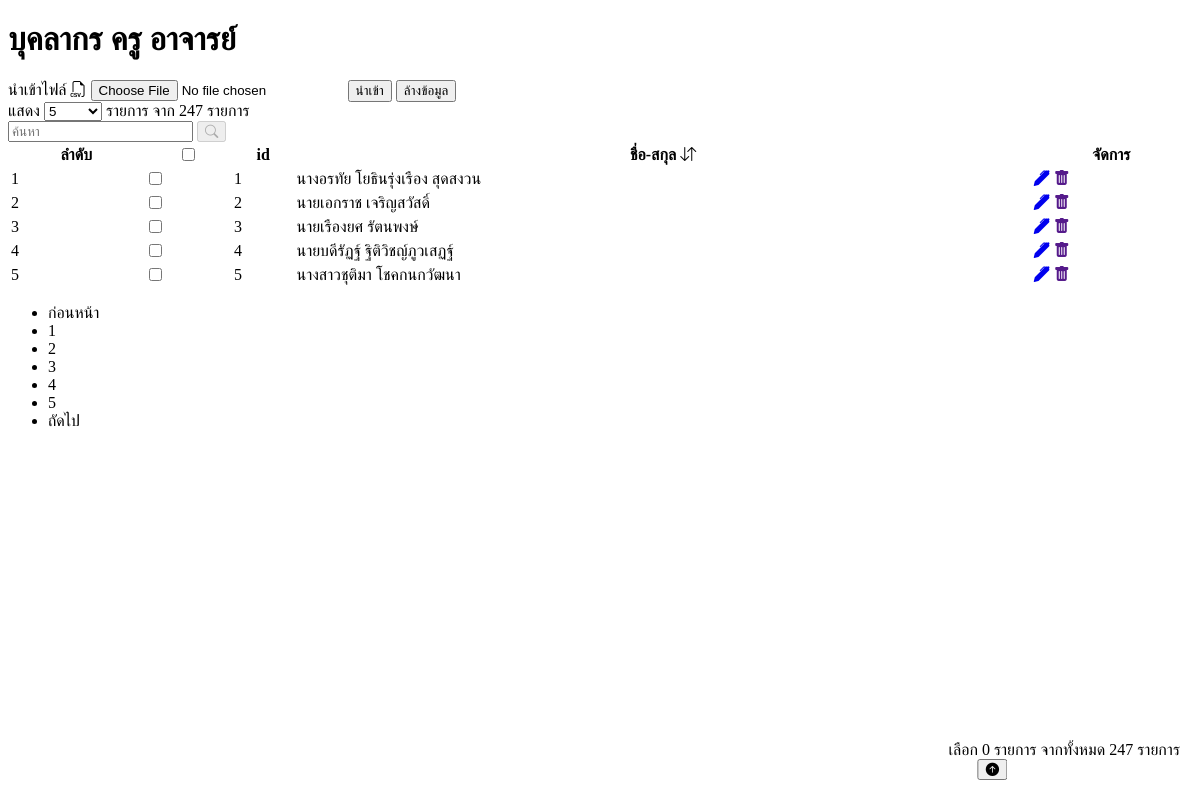
/admin/unUsed/teacher.php, run on the app's committed database.
### tables this page shows
CREATE TABLE `teacher` (
  `teacher_id` int(11) NOT NULL,
  `name` varchar(30) NOT NULL,
  `surname` varchar(30) DEFAULT NULL
);

### admin/unUsed/teacher.php (the view, shortened to what this page needs)
<?php
include '../connect.php';
if (isset($_GET['keyword'])) {
    $keyword = $_GET['keyword'];
    $sql = "SELECT teacher_id, CONCAT(name,' ',surname) as teacher_name from teacher
            WHERE teacher_id LIKE '%$keyword%' OR CONCAT(name, ' ', surname) LIKE '%$keyword%'";
    $result = $con->query($sql);
    $sql = "SELECT COUNT(CONCAT(name, ' ', surname)) AS total
            FROM teacher
            WHERE CONCAT(name, ' ', surname) LIKE '%$keyword%';";
    $result_count = $con->query($sql);
    $row_count = mysqli_fetch_array($result_count);
    $count = $row_count['total'];
    if (!$result) {
        echo "error!";
    }
} else {
    $keyword = "";
    $sql = "SELECT teacher_id, CONCAT(name,' ',surname) as teacher_name from teacher;";
    $result = $con->query($sql);
    $sql = "SELECT COUNT(*) AS total FROM teacher";
    $result_count = $con->query($sql);
    $row_count = mysqli_fetch_array($result_count);
    $count = $row_count['total'];
}
?>
<!DOCTYPE html>
<html lang="en">
<head>
    <link rel="stylesheet" href="https://cdn.jsdelivr.net/npm/bootstrap-icons@1.10.5/font/bootstrap-icons.css">
    <link rel="stylesheet" href="style/style.css">
</head>
<body>
    <div class="container my-5">
        <h1 class="mb-5">บุคลากร ครู อาจารย์</h1>
        <form action="" method="POST" enctype="multipart/form-data" class="d-flex gap-2 mb-3 align-items-center">
            <label for="" class="form-label">นำเข้าไฟล์ <i class="bi bi-filetype-csv"></i></label>
            <input type="file" class="form-control w-25" name="file" accept=".csv">
            <input type="submit" value="นำเข้า" class="btn btn-success" name="import">
            <input type="submit" value="ล้างข้อมูล" class="btn btn-danger" onclick="return confirm('คุณต้องการล้างข้อมูลทั้งหมดใช่หรือไม่?')" name="drop">
        </form>
        <div class="row mb-3">
            <div class="col-sm-4 d-flex gap-3 align-items-center">
                <h>แสดง</h>
                <select class="form-control w-25" name="state" id="maxRows" width="">
                    <option value="5">5</option>
                </select>
                <h>รายการ จาก <?php echo $count ?> รายการ </h>
            </div>
            <form action="" method="post" class="col-sm-3 d-flex gap-2">
                <input class="form-control" id="myInput" type="text" placeholder="ค้นหา" name="keyword" value="<?php echo $keyword; ?>">
                <button type="submit" class="btn btn-primary" name="search" id="searchButton" <?php if (empty($keyword)) echo 'disabled'; ?>>
                    <i class="bi bi-search"></i>
                </button>
            </form>
        </div>
        <table class="table table table-bordered table-striped mb-2" id="table-id" class="display" style="width:100%">
            <thead>
                <tr>
                    <th>
                        <div class="d-flex justify-content-between align-items-center">
                            <input type="checkbox" name="select_all" value="1" id="headerCheckbox" class="form-check-input">
                        </div>
                    </th>
                    <th>
                        <div class="d-flex justify-content-between align-items-center">
                            <b>id</b>
                        </div>
                    </th>
                    <th>
                        <div class="d-flex justify-content-between align-items-center">
                            <b>ชื่อ-สกุล</b>
                            <i class="bi bi-arrow-down-up sort" onclick="sortTable(3)"></i>
                        </div>
                    </th>
                    <th>
                        <b>จัดการ</b>
                    </th>
                </tr>
            </thead>
            <tbody id="myTable">
                <?php
                while ($row = mysqli_fetch_array($result)) {
                ?>
                    <tr>
                        <td><input type="checkbox" name="" id="" class="bodyCheckbox form-check-input"></td>
                        <td><?php echo $row['teacher_id']; ?></td>
                        <td><?php echo $row['teacher_name']; ?></td>
                        <td>
                            <a href="edit_study_group.php?group_id=<?php echo $row['group_id'] ?>" class="btn btn-warning"><i class="bi bi-pen-fill"></i></a>
                            <a href="" class="btn btn-danger"><i class="bi bi-trash-fill"></i></i></a>
                        </td>
                    </tr>
                <?php
                }
                ?>
            </tbody>
        </table>
        <div class="tfooter d-flex align-items-center justify-content-between">
            <div class='pagination-container' style="cursor:pointer;">
                <nav>
                    <ul class="pagination">
                        <li class="page-item" data-page="prev">
                            <span>
                                <span class="page-link sr-only">ก่อนหน้า</span>
                            </span>
                        </li>
                        <li data-page="next" class="page-item" id="prev">
                            <span>
                                <span class="page-link sr-only">ถัดไป</span>
                            </span>
                        </li>
                    </ul>
                </nav>
            </div>
        </div>
        <div class="d-flex align-items-center gap-2" style=" position: fixed; bottom: 20px; right: 20px;">
            <div class="counter bg-secondary rounded p-2 text-light">เลือก <h id="countDisplay">0</h> รายการ จากทั้งหมด <?php echo $count ?> รายการ</div>
            <button type="submit" id="bringToTopBtn" class="btn btn-primary" name="">
                <i class="bi bi-arrow-up-circle-fill"></i>
            </button>
        </div>
    </div>
</body>
</html>

### admin/style/style.css (style rules this page uses)
#bringToTopBtn { transform: translateX(100%); transition: transform 1s ease-in-out; }

### data on the page
teacher: teacher_id "1", teacher_name "นางอรทัย โยธินรุ่งเรือง สุดสงวน"
teacher: teacher_id "2", teacher_name "นายเอกราช เจริญสวัสดิ์"
teacher: teacher_id "3", teacher_name "นายเรืองยศ รัตนพงษ์"
teacher: teacher_id "4", teacher_name "นายบดีรัฏฐ์ ฐิติวิชญ์ภูวเสฏฐ์"
teacher: teacher_id "5", teacher_name "นางสาวชุติมา โชคกนกวัฒนา"

### other printed values
$count "247"
